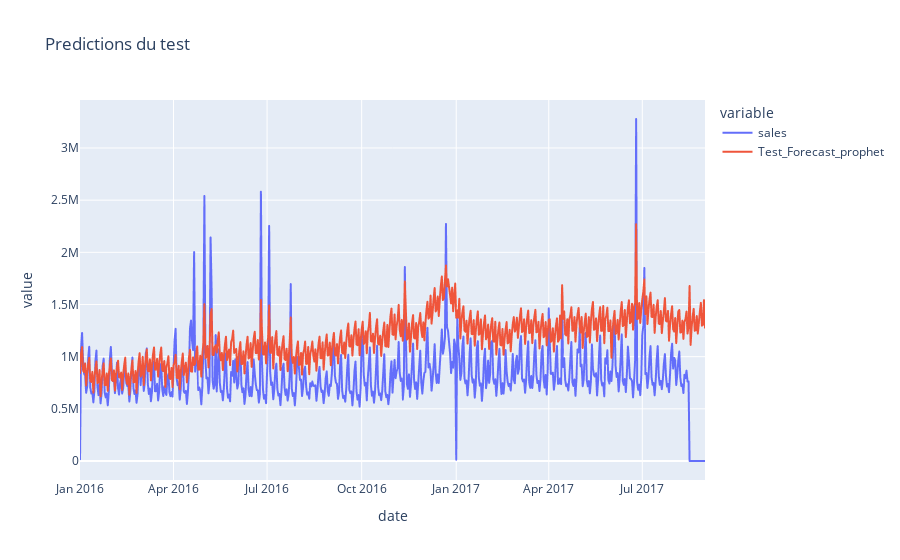

Notebook code cell kept with this figure:
### Code cell
fig = px.line(series_test, x='date', y=['sales', 'Test_Forecast_prophet'],title="Predictions du test")
fig.show()

### Figure 1 — Plotly figure (JSON) as saved in the notebook; plotly's stock layout.template omitted (floating-point values rounded to 4 significant figures; data arrays with more than 128 entries replaced by an {"elided": "..."} marker saying what was removed)
{"data": [{"hovertemplate": "variable=sales<br>date=%{x}<br>value=%{y}<extra></extra>", "legendgroup": "sales", "line": {"color": "#636efa", "dash": "solid"}, "marker": {"symbol": "circle"}, "mode": "lines", "name": "sales", "showlegend": true, "type": "scattergl", "x": {"elided": "608 str values"}, "xaxis": "x", "y": {"elided": "608 float values"}, "yaxis": "y"}, {"hovertemplate": "variable=Test_Forecast_prophet<br>date=%{x}<br>value=%{y}<extra></extra>", "legendgroup": "Test_Forecast_prophet", "line": {"color": "#EF553B", "dash": "solid"}, "marker": {"symbol": "circle"}, "mode": "lines", "name": "Test_Forecast_prophet", "showlegend": true, "type": "scattergl", "x": {"elided": "608 str values"}, "xaxis": "x", "y": {"elided": "608 float values"}, "yaxis": "y"}], "layout": {"legend": {"title": {"text": "variable"}, "tracegroupgap": 0}, "title": {"text": "Predictions du test"}, "xaxis": {"anchor": "y", "domain": [0, 1], "title": {"text": "date"}}, "yaxis": {"anchor": "x", "domain": [0, 1], "title": {"text": "value"}}}}
